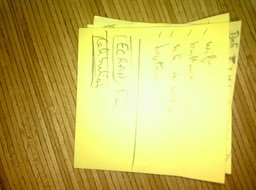
#> input picture goodTestImage.jpg, 256 x 190 px, shrunk from 1337 x 992 before the run
$ python specularReflectionSeparation.py goodTestImage.jpg 1.0   (older library calls are emulated)
#> lines starting #> are read from the running program, lines starting #| are printed output that depends on the picture; long printed decimals are rounded
import numpy as np
import cv2
import scipy as sp
import itertools
import sys
from mpl_toolkits.mplot3d import Axes3D
import matplotlib.pyplot as plt
import scipy.misc
import cv2.ximgproc
import rand_cmap
import cv2.ml
import subprocess
import os
import re
import pdb
import shadowRemoval

class removeSpecular:
	def __init__(self,filename,resize=1.0):
		self.image=self.readImage(filename,resize)
		# self.image=scipy.misc.imresize(self.image,0.125)
		self.ROI=np.ones(self.image.shape[0:2],dtype=bool)
	def launch(self):
		self.computeChromaticities()
		self.removeFromRoiZeroValuedPixels()
		self.computeSphericalCoordinates()
		self.initClustering()
		# algo.updateClustering()
		self.computeMatingCoefficient()
		self.computeDiffusePart()
		self.computeSpecularPart()
		# self.printImageBeforeAndAfter()
		# self.plotRGBSpace()
	def readImage(self,filename,resize=1.0):
		"""read image and convert to float32"""
#> called with filename = 'goodTestImage.jpg', resize = 1
		image=cv2.imread(filename)
#> image is the input picture: shape (190, 256, 3); mean B, G, R 88.2, 180.5, 194.4
		# self.estimateGamma(filename)
		image=scipy.misc.imresize(image,resize)
		# image=scipy.misc.imresize(image,resize)
		image=image.astype('float32')/255.0
		return image

	def removeShadow(self):
		algo.image=shadowRemoval.removeShadow(algo.image)
	# [7 lines left out: function estimateGamma, not called in this run]

	def computeChromaticities(self):
		self.RGBSum=self.image[...,0]+self.image[...,1]+self.image[...,2]
		self.B=self.image[...,0]/self.RGBSum;self.G=self.image[...,1]/self.RGBSum;self.R=self.image[...,2]/self.RGBSum
		# self.R/=RGB;self.G/=RGB;self.B/=RGB
		# self.sumChomaticity=
	def removeFromRoiZeroValuedPixels(self):
		sumChromaticity=self.R+self.B+self.G
		self.ROI=np.logical_and(self.ROI,np.logical_not(np.isnan(sumChromaticity)))
#> self.ROI: shape (190, 256) bool; every value is 1


	def computeSphericalCoordinates(self):
		self.gammaG=0.33333334
		self.gammaR=0.33333334
		self.gammaB=0.33333334
		self.theta=np.arctan((algo.G-self.gammaG)/(algo.R-self.gammaR))
		self.phi=np.arctan((algo.B-self.gammaB)/cv2.sqrt((algo.G-self.gammaG)**2+(algo.R-self.gammaR)**2))
		self.radius=cv2.sqrt((algo.B-self.gammaB)**2+(algo.G-self.gammaG)**2+(algo.R-self.gammaR)**2)
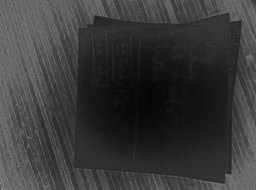
#> self.radius: shape (190, 256) float32; min 0.024, max 0.605, mean 0.225

		self.deltaP=np.hstack((algo.theta.reshape(-1,1),algo.phi.reshape(-1,1)))
#> self.deltaP = 48640 pairs, first value -0.299 to 1.23, second value -0.955 to -0.584

	# [25 lines left out: functions computeChromaticityDistanceOptimized, computeChromaticityDistance, not called in this run]
	def computeL1Distance(self,p,q):
		return cv2.norm(p-q,cv2.NORM_L1)

	def initClustering(self,T=np.pi/6):
#> called with T = 0.524
		self.ROICluster=np.zeros(self.deltaP.shape[0],dtype='uint8')# the value of each element of self.ROICluster represents the cluster to whom belongs the pixel with the associated index
		unlabelledDotIndexes=(np.arange(self.ROICluster.shape[0]))
		self.mn=np.zeros((1,2));self.mn[0,:]=np.array((np.inf,np.inf)) #the cluster of index 0 is of center +inf,+inf, and is added for homogeneity of indexes, it represents unclassified elements at the current iteration or outliers
		# T=np.pi/6


		##a list whose element is equal to True if it is an index of an element associated with a NaN value
		a=(np.transpose(np.isnan(self.deltaP))[0]+np.transpose(np.isnan(self.deltaP))[1])

		unlabelledDotIndexes=unlabelledDotIndexes[~a]


		#add the first element and its value as the mean
		self.N=1# number of clusters
		firstRemainningUnlabelledElement=unlabelledDotIndexes[0]
#> firstRemainningUnlabelledElement = 0
		self.ROICluster[firstRemainningUnlabelledElement]=self.N # the others stays at 0, it means they are outliers
		self.mn=np.vstack((self.mn,algo.deltaP[firstRemainningUnlabelledElement,:]))
#> self.mn = [[inf, inf], [0.364, -0.912]]

		##a list whose element is equal to True if it is an index of a labelled element
		# b=(self.ROICluster!=0)

		##construction of the unlabelled indexes
		unlabelledDotIndexes=unlabelledDotIndexes[1:]

		# iterate throught the unlabelled pixels of self.deltaP
		for index in unlabelledDotIndexes:
			# for clusterMean in self.mn:
			print(float(index)/float(unlabelledDotIndexes.max()))
			distanceToClusters=np.array([self.computeL1Distance(self.deltaP[index,:],clusterMean) for clusterMean in self.mn])
			indexOfClosestCluster=np.argmin(distanceToClusters)
			if (distanceToClusters[indexOfClosestCluster]<T):
				# self.ROICluster[index]=indexOfClosestCluster
				##here we update the mean of the corresponding cluster
				nbOfElementsOfCorrespondingCluster=(self.ROICluster==indexOfClosestCluster).sum()
				newMean=nbOfElementsOfCorrespondingCluster*self.mn[indexOfClosestCluster,:]+algo.deltaP[index,:]
				self.mn[indexOfClosestCluster,:]=newMean/(nbOfElementsOfCorrespondingCluster+1)
				self.ROICluster[index]=indexOfClosestCluster
			else:
				self.N+=1
				self.mn=np.vstack((self.mn,algo.deltaP[index,:]))
				self.ROICluster[index]=self.N
#> this loop made 48639 passes
#> (distanceToClusters, newMean) on passes 1 to 12: ([inf, 0.00528], [0.724, -1.82]), ([inf, 0.0978], [1.01, -2.71]), ([inf, 0.079], [1.41, -3.63]), ([inf, 0.0627], [1.81, -4.55]), ([inf, 0.023], [2.19, -5.47]), ([inf, 0.121], [2.46, -6.36]), ([inf, 0.293], [2.58, -7.2]), ([inf, 0.0387], [2.87, -8.09]), ([inf, 0.0344], [3.16, -8.98]), ([inf, 0.277], [3.27, -9.82]), ([inf, 0.128], [3.46, -10.68]), ([inf, 0.0527], [3.71, -11.56])
#> newMean on passes 61 to 66: [21.45, -56.13], [21.93, -57.06], [22.42, -57.99], [22.92, -58.93], [23.38, -59.86], [23.75, -60.77]
#| 2.0559633216143424e-05
#| 4.111926643228685e-05
#| 6.167889964843027e-05
#| 8.22385328645737e-05
#| 0.0001028
#| 0.0001234
#| 0.0001439
#| 0.0001645
#> (further printed lines are left out)
#> after the loop, self.N = 5; self.mn = [[inf, inf], [0.725, -0.943], [0.31, -0.898], [0.957, -0.947], [0.105, -0.829], [-0.299, -0.584]]
	# [6 lines left out: function updateClustering, not called in this run]


	def plotClusters(self):
		cluster=self.ROICluster.reshape(self.image.shape[0:2]).astype('float32')
		self.printImagesWithEscWithNormalization(self.image,cv2.merge((cluster,cluster,cluster)))

	def computeMatingCoefficient(self):
		radii=self.radius.reshape(-1)
		rmax=np.array([radii[self.ROICluster==el].max() for el in range(1,self.mn.shape[0])])
#> rmax = [0.456, 0.487, 0.174, 0.537, 0.605]
		rmax=np.hstack((np.NaN,rmax))
#> rmax = [nan, 0.456, 0.487, 0.174, 0.537, 0.605]
		self.alpha=np.zeros(radii.shape,dtype='float32')
		for el in range(1,self.mn.shape[0]):
			self.alpha[self.ROICluster==el]=radii[self.ROICluster==el]/rmax[el]
		# self.alpha.reshape(self.image[0:2].shape)
		self.alpha=self.alpha.reshape(self.image.shape[0:2])
		self.alpha=cv2.medianBlur(self.alpha,5)
	# def reshapeAll(self):

	def computeDiffusePart(self):
		self.diffuse=np.zeros(self.image.shape)
		self.diffuse[...,0]=(self.B-(1-self.alpha)*self.gammaB)*self.RGBSum
		self.diffuse[...,1]=(self.G-(1-self.alpha)*self.gammaG)*self.RGBSum
		self.diffuse[...,2]=(self.R-(1-self.alpha)*self.gammaR)*self.RGBSum
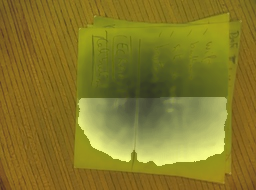
#> self.diffuse: shape (190, 256, 3) float64; mean of channels 0, 1, 2 0.0237, 0.386, 0.44; drawn with min black and max white
				# self.B=self.image[...,0]/RGBSum;self.G=self.image[...,1]/RGBSum;self.R=self.image[...,2]/RGBSum
#
	def computeSpecularPart(self):
		self.specular=self.image-self.diffuse
#> in plotClusters, `cluster=self.ROICluster.reshape(self.image.shape[0:2]).astype('float32')`:
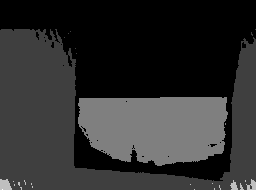
#> cluster: shape (190, 256) float32; min 1, max 5, mean 1.73; drawn with min black and max white
	# [12 lines left out: function printImagesWithEsc, not called in this run]
	def normalizeImage(self,image):
		# if (len(image.shape)>2):
		# 	nbChannel=1
		# else
		# channel=image.shape[2]
		result=np.zeros(image.shape)
		if (len(image.shape)==3):
			channel=image.shape[2]
#> channel = 3
			for k in range(0,channel):
				imagek=image[...,k]
				minValue=imagek.min()
				maxValue=imagek.max()
				result[...,k]=(imagek-minValue)/(maxValue-minValue)
#> this loop made 3 passes
#> (minValue, maxValue) on passes 1 to 3: (0, 0.89), (0.0471, 1), (0.208, 1)
#> pass 1, in normalizeImage, `imagek=image[...,k]`:
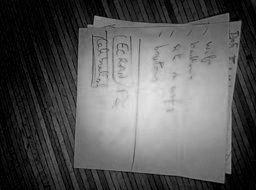
#> imagek: shape (190, 256) float32; min 0, max 0.89, mean 0.346
#> pass 3, in normalizeImage, `imagek=image[...,k]`:
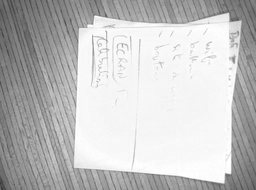
#> imagek: shape (190, 256) float32; min 0.208, max 1, mean 0.762
#> after the loop:
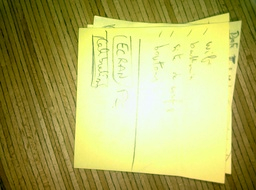
#> result: shape (190, 256, 3) float64; mean B, G, R 0.388, 0.693, 0.7
			return result
		elif (len(image.shape)==2):
			return (image-image.min())/(image.max()-image.min())
		# [5 lines of commented-out code are left out]
	def printImagesWithEscWithNormalization(self,*images):
		"""in a unique window,show at the left and at the right, the image before and after the filtering"""
		# concatenatedImages=np.hstack((self.image,self.diffuseImage))
		images=[self.normalizeImage(el) for el in list(images)]
#> in normalizeImage (call 2), `result=np.zeros(image.shape)`: result: shape (190, 256, 3) float64; every value is 0
#> images = 2 items
		titleWindow="a Window"
		# for
		# tupleImages=images
		concatenatedImages=np.hstack((images))
		cv2.namedWindow(titleWindow,cv2.WINDOW_NORMAL)
		cv2.imshow(titleWindow,concatenatedImages)
		k=cv2.waitKey()
#> (key Esc is pressed here)
		if k==27:
			cv2.destroyWindow(titleWindow)
	def printImageBeforeAndAfter(self):
		"""in a unique window,show at the left and at the right, the image before and after the filtering"""
		concatenatedImages=np.hstack((self.image,self.diffuse))
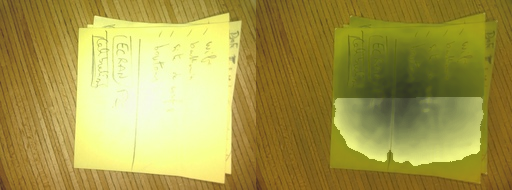
#> concatenatedImages: shape (190, 512, 3) float64; mean B, G, R 0.185, 0.547, 0.601; drawn with min black and max white
		cv2.namedWindow("imageBeforeAndAfterSpecularRemoval",cv2.WINDOW_NORMAL)
		cv2.imshow("imageBeforeAndAfterSpecularRemoval",concatenatedImages)
		while(True):
			k=cv2.waitKey()
#> (key Esc is pressed here)
			if k==27:
				cv2.destroyWindow("imageBeforeAndAfterSpecularRemoval")
				break


	# [56 lines left out: functions plotRGBSpace, plotRGBSpaceWithDiscriminationOfClusters, not called in this run]

if __name__ == "__main__":
	if(len(sys.argv)>2):
		algo=removeSpecular(sys.argv[1],float(sys.argv[2]))
	else:
		algo=removeSpecular(sys.argv[1])

	algo.launch()
	# algo.printImagesWithEsc(algo.)
	algo.plotClusters()
	algo.printImageBeforeAndAfter()
	# [7 lines of commented-out code are left out]
